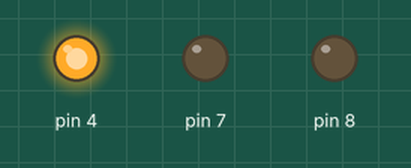
A sketch run on a simulated Arduino Uno, built with avr-gcc and run on an emulated ATmega328P. Shown: output pins drawn as LEDs (lit = HIGH).

Above: at 1.0 s.
At 2.4 s:
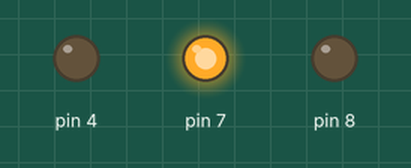
At 3.5 s:
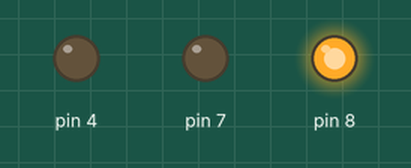
At 5.0 s:
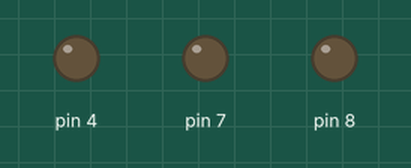
Timing chart, 0 to 7.5 s (numbered marks = the images above):
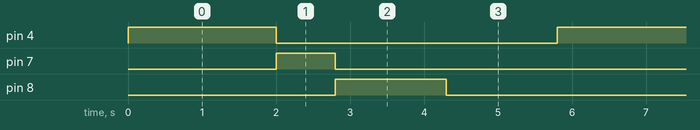

The sketch:

LogicalLight.ino
```cpp
void setup() {
  // put your setup code here, to run once:
  pinMode(4,OUTPUT);
  pinMode(7,OUTPUT);
  pinMode(8,OUTPUT);

}

void loop() {
  // put your main code here, to run repeatedly:
  digitalWrite(4,HIGH);
  delay(2000);
  digitalWrite(4,LOW);

  digitalWrite(7,HIGH);
  delay(800);
  digitalWrite(7,LOW);

  digitalWrite(8,HIGH);
  delay(1500);
  digitalWrite(8,LOW);
  delay(1500);


}
```

Measured:
- by itself, pin 4: alternates HIGH for 2.0 s and LOW for 3.8 s
- by itself, pin 7: alternates HIGH for 0.80 s and LOW for 5.0 s
- by itself, pin 8: alternates HIGH for 1.5 s and LOW for 4.3 s
